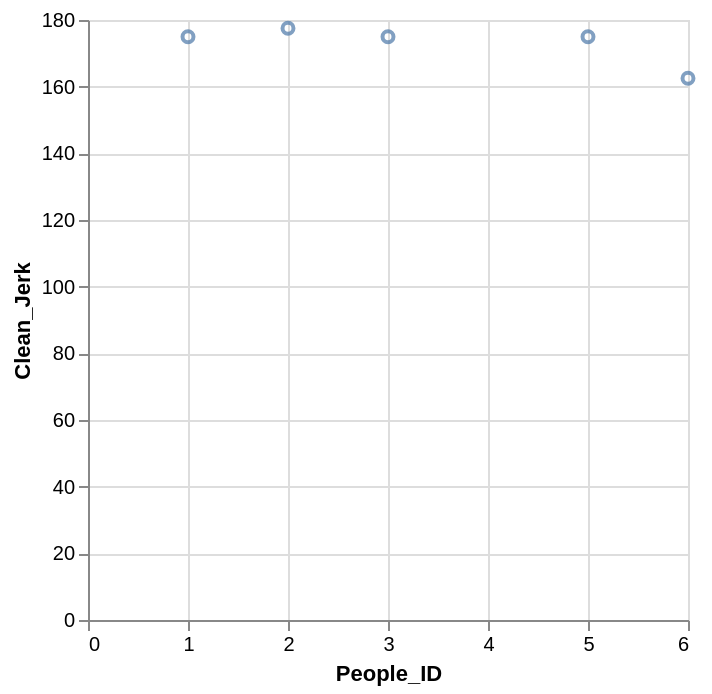

Write the Vega-Lite specification saved for this chart.
### Vega-Lite specification from a JSON file in a GitHub repository (floating-point values rounded to 4 significant figures)
{"data": {"values": [{"x_data": 1, "y_data": 175}, {"x_data": 2, "y_data": 177.5}, {"x_data": 3, "y_data": 175}, {"x_data": 5, "y_data": 175}, {"x_data": 6, "y_data": 162.5}]}, "mark": "point", "encoding": {"x": {"field": "x_data", "type": "quantitative", "title": "People_ID"}, "y": {"field": "y_data", "type": "quantitative", "title": "Clean_Jerk"}}}
